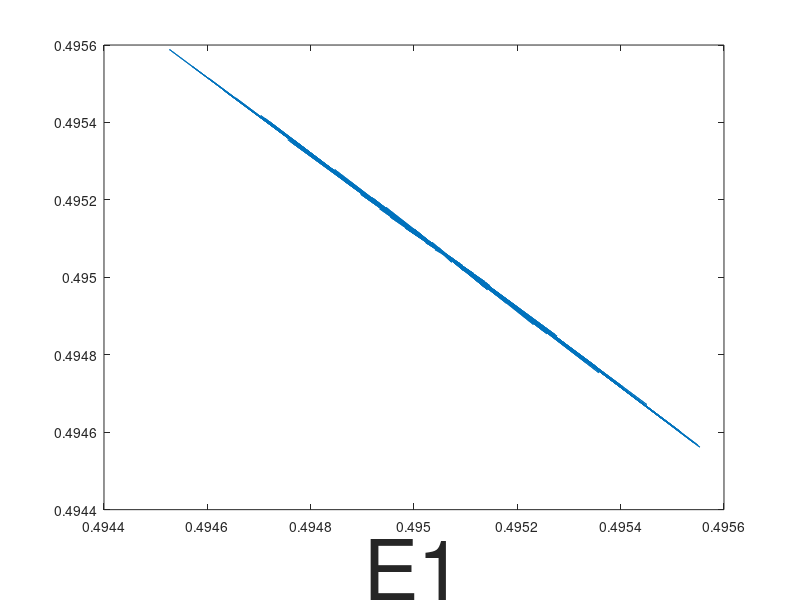
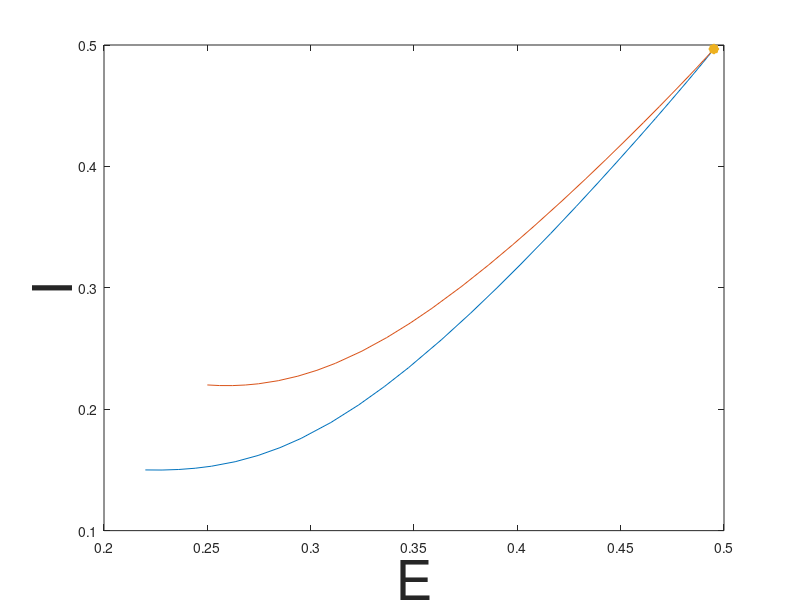
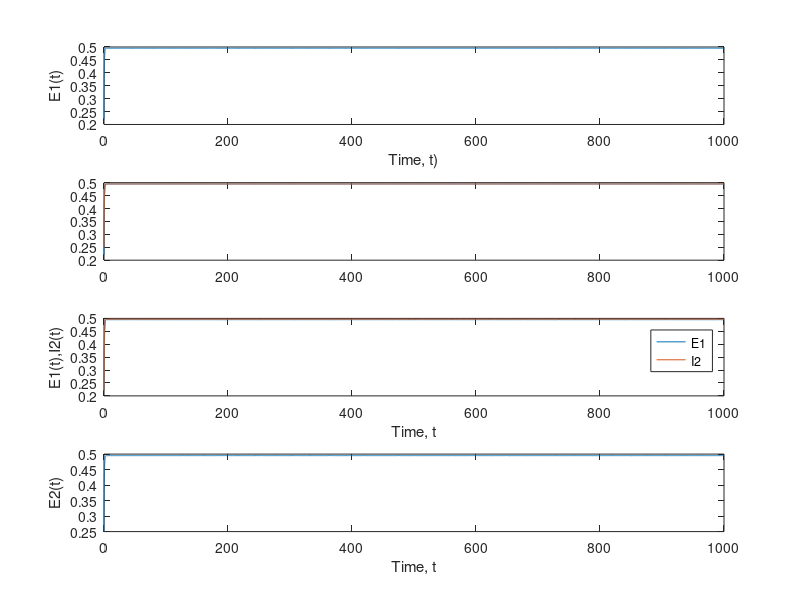

The MATLAB source for these figures, in order:
function two_oscillator_model
%% Parameters
%portion of firing neuronsin eachpopulation
E1 = 0.5;
I1 = 0.5;
E2 = 0.5;
I2 = 0.5;
% connection strenghts between excitatory and inhibitory populations of SAME
% subpopulation
c1 = 16;
c2 = 12;
c3 = 15;
c4 = 3;
% strengths of the connections btwn DIFFERENT subpopulations related to different
% oscillators
alpha1 = 10;
alpha2 = 0;
alpha3 = 0;
alpha4 = 0;
% external inputs to inhibitory and excitatory populations
Q = 0;
P = 1.5;

theta_e = 4;
theta_i = 3.7;
bi = 2;
be = 1.3;
ke = 1-(1/exp(be*theta_e));
ki = 1-(1/exp(bi*theta_i));

%% Functions
    function dxdt = f(t,x)
        E1 = x(1);
        I1 = x(2);
        E2 = x(3);
        I2 = x(4);
        % connections between the oscillators 
        P12 = alpha1*E2 - alpha2*I2;
        Q12 = alpha3*E2 - alpha4*I2;
        P21 = alpha1*E1 - alpha2*I1;
        Q21 = alpha3*E1 - alpha4*I2;
        dxdt = [-E1+((ke-E1)*(S(c1*E1-c2*I1+P+P12,be,theta_e)));
            -I1+((ki-I1)*(S(c3*E1-c4*I1+Q+Q12,bi,theta_i)));
            -E2+((ke-E2)*(S(c1*E2-c2*I2+P+P21,be,theta_e)));
            -I2+((ki-I2)*(S(c3*E2-c4*I2+Q+Q21,bi,theta_i)))];
    end

    function sigmoid = S(x,b,theta)
        sigmoid = (1./(1+exp(-b*(x-theta))))-(1/(exp(b*theta)));
    end

%% steady state
    function outf= ff(x)
        E = x(1);
        I = x(2);
        % connections between the oscillators 
        P12 = alpha1*E - alpha2*I;
        Q12 = alpha3*E - alpha4*I;
        outf = [-E+((ke-E)*(S(c1*E-c2*I+P+P12,be,theta_e)));
                -I+((ki-I)*(S(c3*E-c4*I+Q+Q12,bi,theta_i)))];
    end


x0s = [0.46,0.49; 0.22,0.15; 0.16,0.12;0.25,0.22;0.02,0.3];
for i=1:length(x0s)
    solve(i,:) = fsolve(@ff, x0s(i,:))
    
end
ss=solve(1,:)
ss2=solve(2,:)


%%  Plot
% initialise figures and clear them
% figure(1)
% clf
% figure(2)
% clf
figure(3)
clf
figure(4)
clf
figure(5)
clf

% set the starting positions
% x0 = [0.3,0.6,0.3,0.6;0.22,0.15,0.25,0.22; 0.16,0.12,0.25,0.22];
% x0 = [0.4,0.5,0.3,0.5]


%%SE, two initial conditions near s.s
% x0 = [0.3,0.6,0.3,0.6];

% x0 = [0.22,0.15,0.16,0.12];
% x0 = [0.16,0.12,0.25,0.2];

%%NC1 and NC2 - one initial condition at S.s the other near limit cycle
x0 = [0.22,0.15,0.25,0.22];
% x0 = [0.2,0.7,0.2,0.7];

%%C and C, both near limit cycle at diff points 
% x0 = [0.16,0.12,0.25,0.22];

% soltuions for E1(t), I1(t), E2(t) and I2(t)
for i = 1:size(x0,1)
    tspan = [0 1000];
    % x gives us 4 columns of each coordinate with rows of ......
    [t,x] = ode45(@f,tspan,x0(i,:,:,:));
    
%     figure(1)
%     subplot(3,1,i)
%     plot(t,x)
%     hold on
%     legend('E1','I1','E2','I2')
%     title('solutions')
%     xlabel('E1(t),I1(t),E2(t),I2(t)')
%     ylabel('Starting positions')
%     
    
    %E1 and E2 on seperate graphs
    figure(5)
    subplot(4,1,1)
    plot(t,x(:,1))
    xlabel('Time, t)')
    ylabel('E1(t)')
    subplot(4,1,2)
    plot(t,x(:,1))
    hold on
    plot(t,x(:,3))
%     xlabel('Time, t','Fontsize',16)
%     ylabel('E1(t),E2(t)','Fontsize',16)
%     legend('E1','E2','Fontsize',12)
%     annotation('textbox',[.9 .5 .1 0.2],'String','\alpha_3=0.1','EdgeColor','none','Fontsize',12)

    subplot(4,1,3)
    plot(t,x(:,1))
    hold on
    plot(t,x(:,4))
    xlabel('Time, t')
    ylabel('E1(t),I2(t)')
    legend('E1','I2')
    subplot(4,1,4)
    plot(t,x(:,3))
    xlabel('Time, t')
    ylabel('E2(t)')



%     phase plane diagram - shows the whole time
%     figure(2)
%     it = floor(length(t)/2);
%     plot(x(it:end,2),x(it:end,4));
%     hold on
%     title('phase-plane diagram')
%     xlabel('I1')
%     ylabel('I2')
    
%     Phase-plane diagrams
    figure(3)
    it = floor(length(t)/2);
    plot(x(it:end,1),x(it:end,3))
    hold on
%     plot(x(it:end,2),x(it:end,4))
    xlabel('E1','fontsize',60)
%     ylabel('E2','fontsize',60)

    figure(4)
    it = floor(length(t)/2);
    it = 1;
    plot(x(it:end,1),x(it:end,2))
    hold on
    plot(x(it:end,3),x(it:end,4))
    xlabel('E','Fontsize',40)
    ylabel('I','Fontsize',40)
%     hold on
%     plot(ss(1,1),ss(1,2),'*','linewidth',5)
    hold on
    plot(ss2(1,1),ss2(1,2),'*','linewidth',5)
end



end
